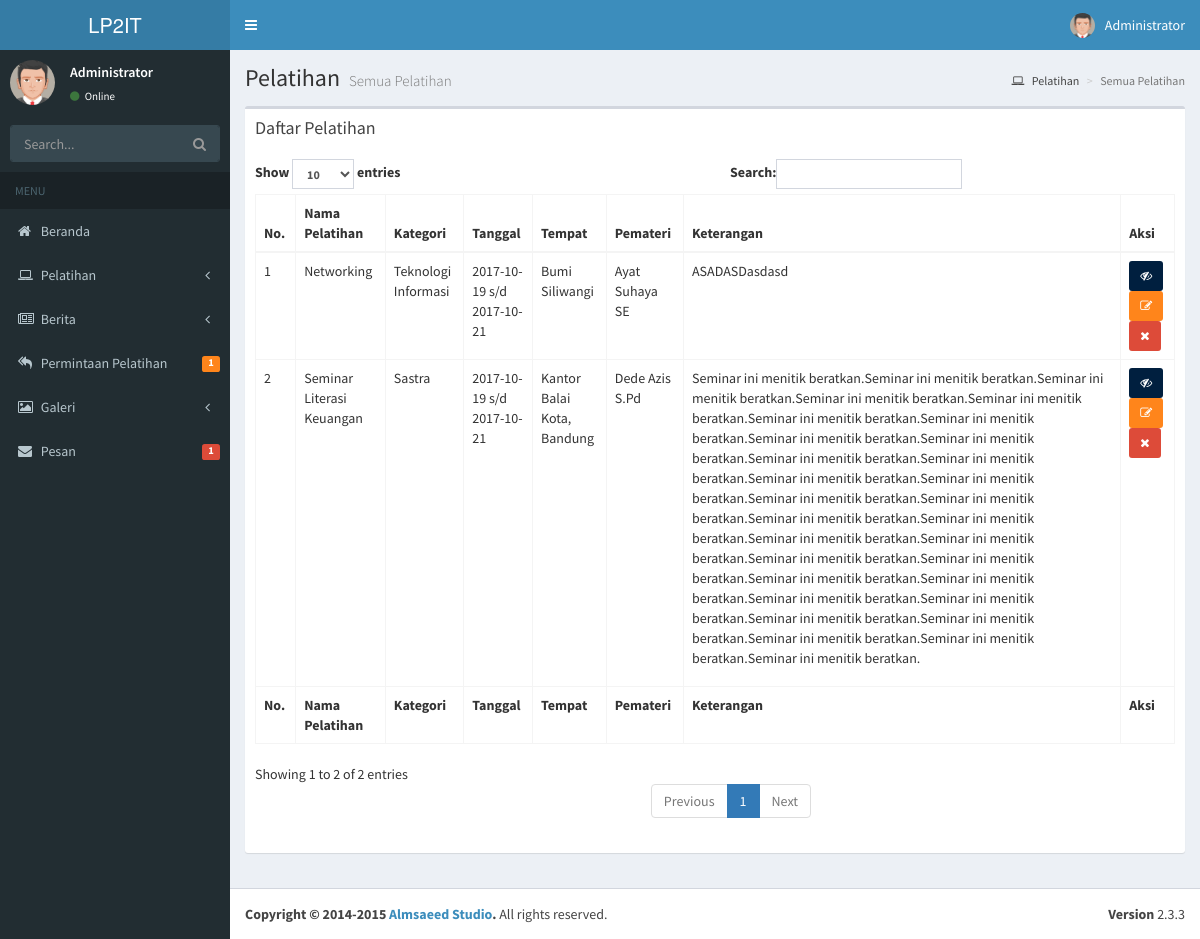
Page /Admin/trainingAll on the committed database.
### tables this page shows
CREATE TABLE `tb_pelatihan` (
  `id` int(11) NOT NULL,
  `nama` varchar(255) NOT NULL,
  `kategori` varchar(255) NOT NULL,
  `tempat` varchar(255) NOT NULL,
  `pemateri` varchar(255) NOT NULL,
  `start` date NOT NULL,
  `end` date NOT NULL,
  `path` varchar(255) NOT NULL,
  `stats` tinyint(1) NOT NULL DEFAULT '0',
  `keterangan` text NOT NULL
);

### application/controllers/Admin.php (called while the page is built, shortened)
<?php
class Admin extends CI_Controller {
	private $head;
	public function __construct(){
		$this->head['pelatihan'] = $this->ModelPelatihan->selectAll()->num_rows();
		$this->head['galeri'] = $this->ModelGaleri->selectAll()->num_rows();
		$this->head['berita'] = $this->ModelNews->selectAll()->num_rows();
		$this->head['pesan'] = $this->ModelPesan->selectAll()->num_rows();
		$this->head['request'] = $this->ModelRequest->selectAll()->num_rows();
	}
	public function trainingAll($status = NULL)	{
		$data['all'] = $this->ModelPelatihan->selectAll()->result_array();
		$this->load->view('admin/templates/header',$this->head);
		$this->load->view('admin/trainingAll',$data);
		$this->load->view('admin/templates/footer');
	}
}

### index.php (called while the page is built, shortened)
<?php
require_once BASEPATH.'core/CodeIgniter.php';

### application/models/ModelPelatihan.php (called while the page is built, shortened)
<?php
class ModelPelatihan extends CI_Model {
	public $tableName;
	public function __construct(){
		$this->tableName = "tb_pelatihan";
	}
	public function selectAll($from=0,$offset=0){
		$this->db->select('*');
		$this->db->from($this->tableName);
		$this->db->order_by('id','DESC');
		$this->db->limit($from,$offset);
		return $this->db->get();
	}
}

### application/views/admin/trainingAll.php (the view, shortened to what this page needs)
<div class="content-wrapper">
  <section class="content-header">
    <h1>
      Pelatihan
      <small>Semua Pelatihan</small>
    </h1>
    <ol class="breadcrumb">
      <li><a href="#"><i class="fa fa-laptop"></i> Pelatihan</a></li>
      <li class="active">Semua Pelatihan</li>
    </ol>
  </section>
  <section class="content">
    <div class="row">
      <div class="col-xs-12">
      <div class="box">
          <div class="box-header">
          <h3 class="box-title">Daftar Pelatihan</h3>
          </div>
          <div class="box-body">
          <table id="dt" class="table table-bordered table-hover">
              <thead>
              <tr>
                  <th>No.</th>
                  <th>Nama Pelatihan</th>
                  <th>Kategori</th>
                  <th>Tanggal</th>
                  <th>Tempat</th>
                  <th>Pemateri</th>
                  <th>Keterangan</th>
                  <th>Aksi</th>
              </tr>
              </thead>
              <tbody>
              <?php
              $i=1;foreach($all as $row){
               ?>
              <tr>
                  <td><?php echo $i++; ?></td>
                  <td><?php echo $row['nama']; ?></td>
                  <td><?php echo $row['kategori']; ?></td>
                  <td><?php echo $row['start']." s/d ".$row['end']; ?></td>
                  <td><?php echo $row['tempat'] ?></td>
                  <td><?php echo $row['pemateri'] ?></td>
                  <td><?php echo $row['keterangan'] ?></td>
                  <td>
                    <button type="button" class="btn btn-sm bg-navy"><i class="fa fa-eye-slash"></i></button>
                    <button type="button" class="btn btn-sm bg-orange"><i class="fa fa-edit"></i></button>
                    <button type="button" class="btn btn-sm bg-red"><i class="fa fa-times"></i></button>
                  </td>
              </tr>
              <?php } ?>
              </tbody>
              <tfoot>
              <tr>
              <th>No.</th>
              <th>Nama Pelatihan</th>
              <th>Kategori</th>
              <th>Tanggal</th>
              <th>Tempat</th>
              <th>Pemateri</th>
              <th>Keterangan</th>
              <th>Aksi</th>
              </tr>
              </tfoot>
          </table>
          </div>
      </div>
      </div>
  </div>
  </section>
</div>

### application/views/admin/templates/header.php (shortened to what this page needs)
<!DOCTYPE html>
<html>
<head>
  <link rel="stylesheet" href="<?php echo base_url(); ?>assets/css/bootstrap.min.css">
  <link rel="stylesheet" href="https://cdnjs.cloudflare.com/ajax/libs/font-awesome/4.5.0/css/font-awesome.min.css">
  <link rel="stylesheet" href="https://cdnjs.cloudflare.com/ajax/libs/ionicons/2.0.1/css/ionicons.min.css">
  <link rel="stylesheet" href="<?php echo base_url(); ?>assets/css/AdminLTE/AdminLTE.min.css">
  <link rel="stylesheet" href="<?php echo base_url(); ?>assets/css/AdminLTE/skins/_all-skins.min.css">
  <link rel="stylesheet" href="<?php echo base_url(); ?>plugins/iCheck/flat/blue.css">
  <link rel="stylesheet" href="<?php echo base_url(); ?>plugins/morris/morris.css">
  <link rel="stylesheet" href="<?php echo base_url(); ?>plugins/jvectormap/jquery-jvectormap-1.2.2.css">
  <link rel="stylesheet" href="<?php echo base_url(); ?>plugins/datepicker/datepicker3.css">
  <link rel="stylesheet" href="<?php echo base_url(); ?>plugins/daterangepicker/daterangepicker-bs3.css">
  <link rel="stylesheet" href="<?php echo base_url(); ?>plugins/bootstrap-wysihtml5/bootstrap3-wysihtml5.min.css">
  <link rel="stylesheet" href="<?php echo base_url(); ?>assets/styleadmin.css">
</head>
<body class="hold-transition skin-blue sidebar-mini">
<div class="wrapper">
<header class="main-header">
    <a href="#" class="logo">
      <span class="logo-lg"> LP2IT</span>
    </a>
    <nav class="navbar navbar-static-top">
      <a href="#" class="sidebar-toggle" data-toggle="offcanvas" role="button">
      </a>
      <div class="navbar-custom-menu">
        <ul class="nav navbar-nav">
          <li class="dropdown user user-menu">
            <a href="#" class="dropdown-toggle" data-toggle="dropdown">
              <img src="<?php echo base_url(); ?>assets/img/avatar5.png" class="user-image" alt="User Image">
              <span class="hidden-xs">Administrator</span>
            </a>
          </li>
        </ul>
      </div>
    </nav>
  </header>
  <aside class="main-sidebar">
    <section class="sidebar">
      <div class="user-panel">
        <div class="pull-left image">
          <img src="<?php echo base_url(); ?>assets/img/avatar5.png" class="img-circle" alt="User Image">
        </div>
        <div class="pull-left info">
          <p>Administrator</p>
          <a href="#"><i class="fa fa-circle text-success"></i> Online</a>
        </div>
      </div>
      <form action="#" method="get" class="sidebar-form">
        <div class="input-group">
          <input type="text" name="q" class="form-control" placeholder="Search...">
              <span class="input-group-btn">
                <button type="submit" name="search" id="search-btn" class="btn btn-flat"><i class="fa fa-search"></i>
                </button>
              </span>
        </div>
      </form>
      <ul class="sidebar-menu">
        <li class="header">MENU</li>
        <li class="treeview">
          <a href="<?php echo site_url(); ?>Admin">
            <i class="fa fa-home"></i> <span>Beranda</span></i>
          </a>
        </li>
        <li class="treeview">
          <a href="#">
            <i class="fa fa-laptop"></i>
            <span>Pelatihan</span>
            <i class="fa fa-angle-left pull-right"></i>
          </a>
        </li>
        <li class="treeview">
          <a href="#">
              <i class="fa fa-newspaper-o"></i> <span>Berita</span>
            <i class="fa fa-angle-left pull-right"></i>
          </a>
        </li>
        <li class="treeview">
          <a href="<?php echo site_url(); ?>Admin/reqAll">
            <i class="fa fa-reply-all"></i> <span>Permintaan Pelatihan</span></i>
            <span class="pull-right-container">
              <span class="label bg-orange pull-right"><?php echo $request; ?></span>
            </span>
          </a>
        </li>
        <li class="treeview">
          <a href="#">
              <i class="fa fa-photo"></i> <span>Galeri</span>
            <i class="fa fa-angle-left pull-right"></i>
          </a>
        </li>
        <li class="treeview">
          <a href="<?php echo site_url(); ?>Admin/kontakAll">
            <i class="fa fa-envelope"></i> <span>Pesan</span></i>
            <span class="pull-right-container">
              <span class="label label-danger pull-right"><?php echo $pesan; ?></span>
            </span>
          </a>
        </li>
      </ul>
    </section>
  </aside>

### assets/styleadmin.css (style rules this page uses)
table { table-layout: auto; }
td { word-wrap:normal; }

### rows in the picture
tb_pelatihan: stats "1", nama "Networking", kategori "Teknologi Informasi", start "2017-10-19", end "2017-10-21", tempat "Bumi Siliwangi", pemateri "Ayat Suhaya SE", keterangan "ASADASDasdasd"
tb_pelatihan: nama "Seminar Literasi Keuangan", kategori "Sastra", start "2017-10-19", end "2017-10-21", tempat "Kantor Balai Kota, Bandung", pemateri "Dede Azis S.Pd", keterangan "Seminar ini menitik beratkan.Seminar ini menitik beratkan.Seminar ini menitik beratkan.Seminar ini menitik beratkan.Seminar ini menitik beratkan.Seminar ini menitik beratkan.Seminar ini menitik beratkan.Seminar ini menitik beratkan.Seminar ini menitik beratkan.Seminar ini menitik beratkan.Seminar ini menitik beratkan.Seminar ini menitik beratkan.Seminar ini menitik beratkan.Seminar ini menitik beratkan.Seminar ini menitik beratkan.Seminar ini menitik beratkan.Seminar ini menitik beratkan.Seminar ini menitik beratkan.Seminar ini menitik beratkan.Seminar ini menitik beratkan.Seminar ini menitik beratkan.Seminar ini menitik beratkan.Seminar ini menitik beratkan.Seminar ini menitik…"
